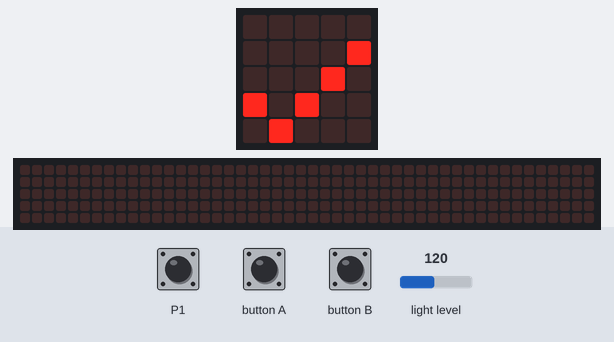
Simulated run of this program. Board: Calliope mini (MakeCode). Shown: the board's 5×5 LED display, a strip that is not on the board, showing the scrolling text unrolled. The test bench sets the inputs (shaded band); at power-on: P1 LOW, light level 120. The 48×5 strip is a reading aid, not a part: it shows the text the display is scrolling, unrolled, one strip-width of it at a time.

Above: at 0.1 s.
2.0 s: button A pressed for 0.15 s
At 2.3 s:
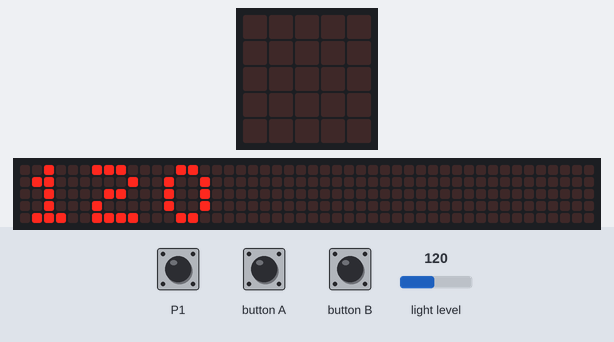
At 2.67 s:
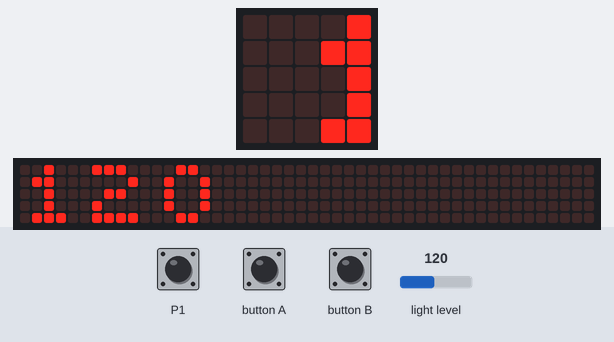
2.7 s: P1 pulled HIGH for 0.15 s
3.4 s: P1 pulled HIGH for 1 s
5.0 s: P1 pulled HIGH for 0.15 s
At 6.5 s:
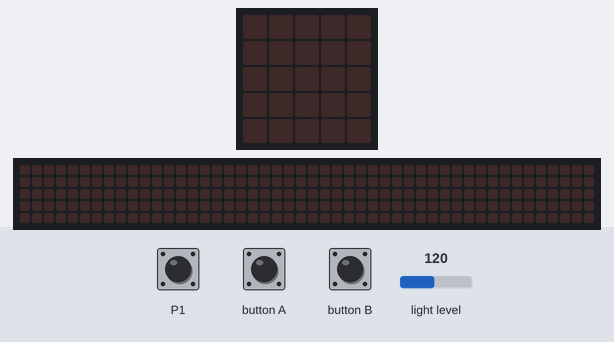
8.1 s: P1 pulled HIGH for 3.2 s
14.3 s: button B pressed for 0.15 s
At 14.37 s:
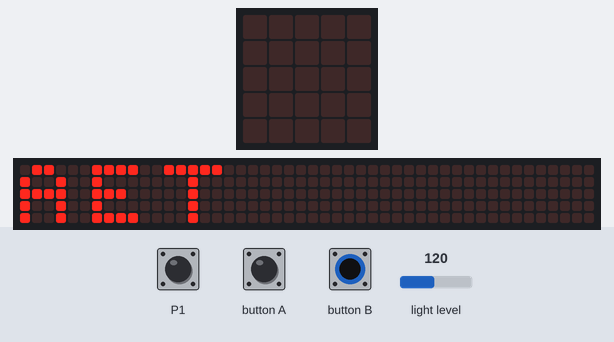
Timing chart, 0 to 16.0 s (numbered marks = the images above; inputs shaded):
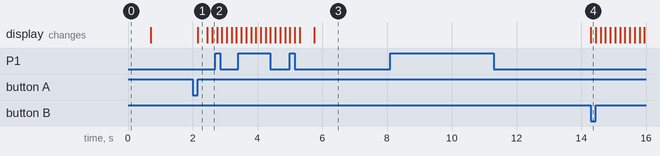

Measured:
- after the input at 2.0 s, the display: changes after 0.15 s (image 1)

The program:

main.ts
```typescript
input.onButtonPressed(Button.A, function () {
    basic.showNumber(input.lightLevel())
})
input.onButtonPressed(Button.B, function () {
    schwelleLichtstärke = input.lightLevel() * 1.2
    basic.showNumber(schwelleLichtstärke)
})
let text = ""
let position = 0
let dauerAus = 0
let neuesZeichen = false
let zuletztAus = 0
let dauerAn = 0
let zuletztAn = 0
let signalAn = false
let schwelleLichtstärke = 0
let alleZeichen = "**ETIANMSURWDKGOHVF*L*PJBXCYZQ**"
let schwelleLang = 300
let schwelleNeuerBuchstabe = 600
schwelleLichtstärke = 200
let schwelleNeuerText = 3000
basic.showIcon(IconNames.Yes)
basic.pause(100)
basic.clearScreen()
basic.forever(function () {
    signalAn = input.lightLevel() > schwelleLichtstärke || pins.digitalReadPin(DigitalPin.P1) == 1
    if (signalAn) {
        zuletztAn = input.runningTime()
        dauerAn = zuletztAn - zuletztAus
        neuesZeichen = true
    } else {
        zuletztAus = input.runningTime()
        dauerAus = zuletztAus - zuletztAn
        if (neuesZeichen) {
            neuesZeichen = false
            if (dauerAn > schwelleLang) {
                position = 2 * position + 1
            } else {
                position = 2 * position
            }
        }
        if (dauerAus > schwelleNeuerBuchstabe) {
            if (position > 1) {
                text = "" + text + alleZeichen.charAt(position)
            }
            position = 1
        }
        if (text.length > 0 && dauerAus > schwelleNeuerText) {
            basic.showString(text)
            text = ""
            basic.clearScreen()
        }
    }
})
```

test.ts
```typescript
// Hier kann man Tests durchführen; diese Datei wird nicht kompiliert, wenn dieses Paket als Erweiterung verwendet wird.
```
